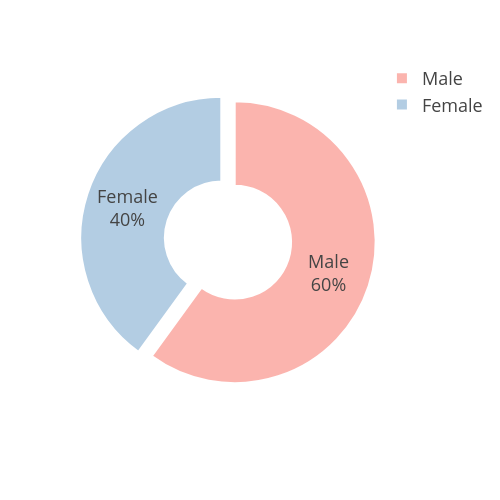

Write notebook code for a chart like this one.
### Markdown cell above
## Visualizing Gender Distribution in the Company

### Code cell
# Step 1: Calculate gender distribution in percentage
gender_dist = HR_Analytics['Gender'].value_counts(normalize=True).reset_index()
gender_dist.columns = ['Gender', 'Percentage']
gender_dist['Percentage'] *= 100

# Step 2: Create Pie Chart
fig = px.pie(
    gender_dist,
    names='Gender',
    values='Percentage',
    #title='Gender Distribution (%)',
    color_discrete_sequence=px.colors.qualitative.Pastel1,
    hole=0.4  # for donut chart; remove for full pie
)

# Step 3: Customize layout
fig.update_traces(
    textposition='inside',
    textinfo='percent+label',
    pull=[0.05] * len(gender_dist),  # pulls slices slightly
    marker=dict(line=dict(color='white', width=2))
)

fig.update_layout(
    template="presentation",
    paper_bgcolor="rgba(0,0,0,0)",
    plot_bgcolor="rgba(0,0,0,0)",
    width=500,
    height=500
)

fig.show()

# Step 4: Save chart in different formats
results_dir = 'results'
os.makedirs(results_dir, exist_ok=True)

#fig.write_image(os.path.join(results_dir, 'gender_distribution_pie.jpg'))
#fig.write_image(os.path.join(results_dir, 'gender_distribution_pie.png'))
fig.write_html(os.path.join(results_dir, 'gender_distribution_pie.html'))

### Figure 1 — Plotly figure (JSON) as saved in the notebook; plotly's stock layout.template omitted (floating-point values rounded to 4 significant figures)
{"data": [{"domain": {"x": [0, 1], "y": [0, 1]}, "hole": 0.4, "hovertemplate": "Gender=%{label}<br>Percentage=%{value}<extra></extra>", "labels": ["Male", "Female"], "legendgroup": "", "marker": {"line": {"color": "white", "width": 2}}, "name": "", "pull": [0.05, 0.05], "showlegend": true, "textinfo": "percent+label", "textposition": "inside", "type": "pie", "values": [60.01, 39.99]}], "layout": {"height": 500, "legend": {"tracegroupgap": 0}, "margin": {"t": 60}, "paper_bgcolor": "rgba(0, 0, 0, 0)", "piecolorway": ["rgb(251,180,174)", "rgb(179,205,227)", "rgb(204,235,197)", "rgb(222,203,228)", "rgb(254,217,166)", "rgb(255,255,204)", "rgb(229,216,189)", "rgb(253,218,236)", "rgb(242,242,242)"], "plot_bgcolor": "rgba(0, 0, 0, 0)", "width": 500}}
